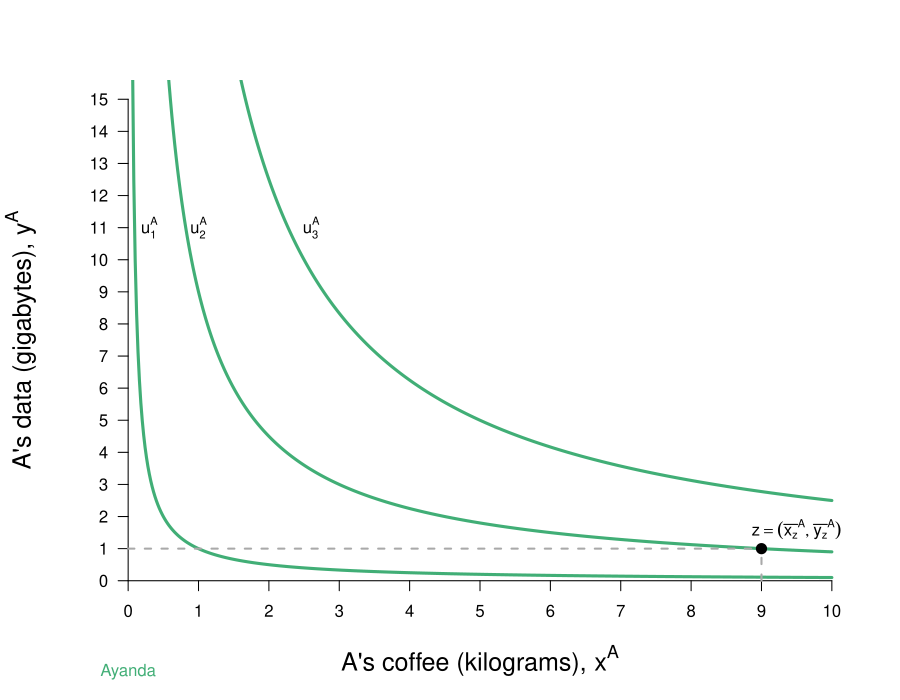

Generate this figure with R:
require(shape)
#pdf(file = "fig4.4aSTEP1.pdf", width = 9, height = 7)
#pdf(file = "fig4.4aSTEP2.pdf", width = 9, height = 7)
pdf(file = "fig4.4a.pdf", width = 9, height = 7)

#Set parameters for graphics
axislabelsize <- 1.5
graphlinewidth <- 3
COLA <- c("#99d8c9","#66c2a4","#41ae76", "#238b45", "#005824")
COLB <- c("#4eb3d3", "#2b8cbe", "#0868ac","#084081")


indiffcurveA1 <- function(x, U = 3, A = 1, a = 1/2) {
  ((((U-2)/A)*(1/x)^a)^(1/(1-a)))
}

indiffcurveA2 <- function(x, U = 3, A = 1, a = 1/2) {
  (((U/A)*(1/x)^a)^(1/(1-a)))
}

indiffcurveA3 <- function(x, U = 3, A = 1, a = 1/2) {
  ((((U+2)/A)*(1/x)^a)^(1/(1-a)))
}

#Ayanda happens to have found 8 coffee and 2 data, 
#and Bongani happens to have found 2 coffee and 13 data. 
#Ayanda's utility (8^0.5)*(2^0.5) = 4
#Bongani's utility (2^0.5)*(13^0.5) = 5.09

#COL <- c("#1B9E77", "#D95F02", "#7570B3", "#E7298A", "#66A61E", "#E6AB02", "#A6761D", "#666666")
#COL <- c("#7fc97f", "#beaed4", "#fdc086", "#ffff99")
#COL <- c("#99d8c9","#66c2a4","#41ae76", "#238b45", "#005824")
par(mar =  c(5, 5, 4, 2))
xlims <- c(0, 10)
ylims <- c(0, 15)



plot(0, 0, xlim = xlims, ylim = ylims, type = "n",
     xlab = expression(paste("A's coffee (kilograms), ", x^A)),
     ylab = expression(paste("A's data (gigabytes), ", y^A)),
     xaxt = "n", yaxt = "n", cex.lab = axislabelsize, bty = "n")

npts <- 500 
npts2 <- 501
#Specify the sequences of points for graphing. 
xx1 <- seq(xlims[1], xlims[2], length.out = npts)
#xx2 <- seq(xlims[1], xlims[2], length.out = npts)
#xx3 <- seq(xlims[1], xlims[2], length.out = npts2)
#xx4 <- seq(xlims[1], 10, length.out = npts2)

#Draw the lines for the graphs
lines(xx1, indiffcurveA1(xx1), col = COLA[3], lwd = graphlinewidth)
lines(xx1, indiffcurveA2(xx1), col = COLA[3], lwd = graphlinewidth)
lines(xx1, indiffcurveA3(xx1), col = COLA[3], lwd = graphlinewidth)
#lines(xx2, solowCondition(xx2, delta = 5), col = COL[3], lwd = 4)
#lines(xx2, solowInfeas(xx2, delta = 5), col = COL[1], lwd = 4, lty = 2)

#Customize ticks and labels for the plot
ticksy <- seq(from = 0, to = 15, by = 1)
ylabels <- seq(from = 0, to = 15, by = 1)
ticksx <- seq(from = 0, to = 10, by = 1)
xlabels <- seq(from = 0, to = 10, by = 1)
axis(1, at = ticksx, pos = 0, labels = xlabels)
axis(2, at = ticksy, pos = 0, labels = ylabels, las = 1)

#Annotation of the three graphs and the NE
text(.3, 11, expression(u[1]^A))
text(1, 11, expression(u[2]^A))
text(2.6, 11, expression(u[3]^A))
mtext("Ayanda", side=1, line=3, at=0, col=COLA[3])
#text(16, 0.52, expression(paste("Nash Equilibrium")))

#Line to label B's endowment
segments(0, 1, 9, 1, lty = 2, col = "darkgray", lwd = 2)
segments(9, 0, 9, 1, lty = 2, col = "darkgray", lwd = 2)

#Add a point for Ayanda's endowment
points(9, 1, pch = 16, col = "black", cex = 1.5)

#Annotating line of 100% quality
text(9.5, 1.6, expression(z == (list(bar(x[z])^A, bar(y[z])^A))))


#Arrow to Slope of BRF
#Arrows(14.2, 0.12, 12.2, 0.12, col = "black", lty = 1, lwd = 2, arr.type = "triangle")
#text(16.8, 0.12, expression(paste("Slope = ", q[p])))

#Arrow to Slope of isoprofit
#Arrows(13, 0.80, 15, 0.80, col = "black", lty = 1, lwd = 2, arr.type = "triangle")
#text(10.2, 0.80, expression(paste("Slope = ", frac(q, p))))

dev.off()
